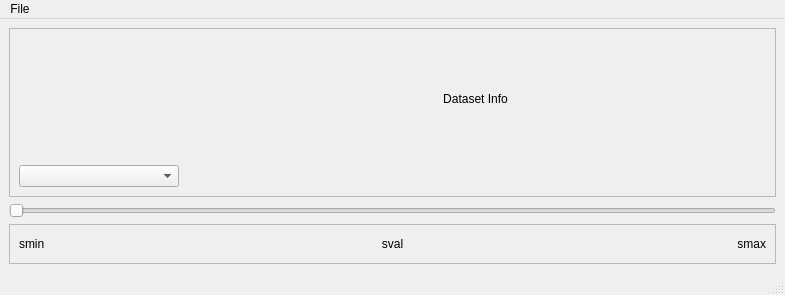
<?xml version="1.0" encoding="UTF-8"?>
<ui version="4.0">
 <class>MainWindow</class>
 <widget class="QMainWindow" name="MainWindow">
  <property name="enabled">
   <bool>true</bool>
  </property>
  <property name="geometry">
   <rect>
    <x>0</x>
    <y>0</y>
    <width>785</width>
    <height>295</height>
   </rect>
  </property>
  <property name="windowTitle">
   <string>Spike Interface Viewer</string>
  </property>
  <widget class="QWidget" name="centralwidget">
   <layout class="QGridLayout" name="gridLayout">
    <item row="4" column="0">
     <widget class="QSlider" name="horizontalSlider">
      <property name="enabled">
       <bool>false</bool>
      </property>
      <property name="orientation">
       <enum>Qt::Horizontal</enum>
      </property>
     </widget>
    </item>
    <item row="0" column="0">
     <widget class="QFrame" name="frame">
      <property name="frameShape">
       <enum>QFrame::StyledPanel</enum>
      </property>
      <property name="frameShadow">
       <enum>QFrame::Raised</enum>
      </property>
      <layout class="QGridLayout" name="gridLayout_2">
       <item row="0" column="1">
        <widget class="QLabel" name="label">
         <property name="text">
          <string>Dataset Info</string>
         </property>
         <property name="alignment">
          <set>Qt::AlignCenter</set>
         </property>
        </widget>
       </item>
       <item row="1" column="1">
        <spacer name="horizontalSpacer">
         <property name="orientation">
          <enum>Qt::Horizontal</enum>
         </property>
         <property name="sizeHint" stdset="0">
          <size>
           <width>40</width>
           <height>20</height>
          </size>
         </property>
        </spacer>
       </item>
       <item row="1" column="0">
        <widget class="QComboBox" name="uiComboProcessing">
         <property name="minimumSize">
          <size>
           <width>160</width>
           <height>0</height>
          </size>
         </property>
        </widget>
       </item>
      </layout>
     </widget>
    </item>
    <item row="5" column="0">
     <widget class="QFrame" name="frame_2">
      <property name="maximumSize">
       <size>
        <width>16777215</width>
        <height>40</height>
       </size>
      </property>
      <property name="frameShape">
       <enum>QFrame::StyledPanel</enum>
      </property>
      <property name="frameShadow">
       <enum>QFrame::Raised</enum>
      </property>
      <layout class="QHBoxLayout" name="horizontalLayout">
       <item>
        <widget class="QLabel" name="label_smin">
         <property name="text">
          <string>smin</string>
         </property>
        </widget>
       </item>
       <item>
        <widget class="QLabel" name="label_sval">
         <property name="text">
          <string>sval</string>
         </property>
         <property name="alignment">
          <set>Qt::AlignCenter</set>
         </property>
        </widget>
       </item>
       <item>
        <widget class="QLabel" name="label_smax">
         <property name="text">
          <string>smax</string>
         </property>
         <property name="alignment">
          <set>Qt::AlignRight|Qt::AlignTrailing|Qt::AlignVCenter</set>
         </property>
        </widget>
       </item>
      </layout>
     </widget>
    </item>
   </layout>
  </widget>
  <widget class="QMenuBar" name="menubar">
   <property name="geometry">
    <rect>
     <x>0</x>
     <y>0</y>
     <width>785</width>
     <height>22</height>
    </rect>
   </property>
   <widget class="QMenu" name="menuFile">
    <property name="title">
     <string>File</string>
    </property>
   </widget>
   <addaction name="menuFile"/>
  </widget>
  <widget class="QStatusBar" name="statusbar"/>
  <action name="actionopen">
   <property name="text">
    <string>open</string>
   </property>
  </action>
  <action name="actionopen_live_recording">
   <property name="text">
    <string>open live recording</string>
   </property>
  </action>
 </widget>
 <resources/>
 <connections/>
</ui>
